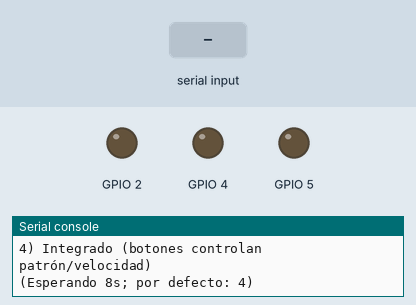
This program was run on a simulated ESP32 board running MicroPython. Parts: output pins drawn as LEDs (lit = HIGH), the last lines printed to the serial console. Dashed ring = blinking. The inputs (shaded band) are chosen by the test bench.

Above: at 1.2 s.
1.3 s: "2" typed at the serial console, then Enter
At 4.7 s:
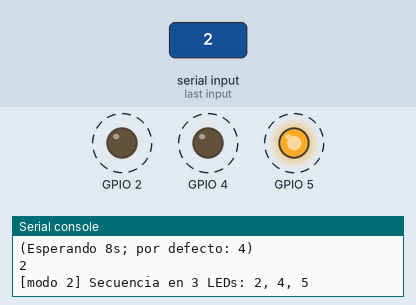
4.8 s: "exit" typed at the serial console, then Enter
At 5.4 s:
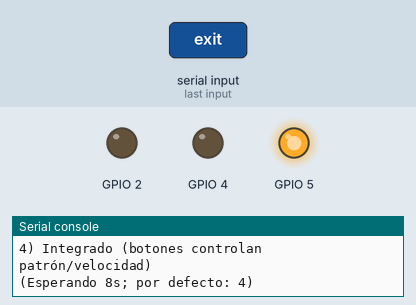
6.4 s: "1" typed at the serial console, then Enter
At 7.1 s:
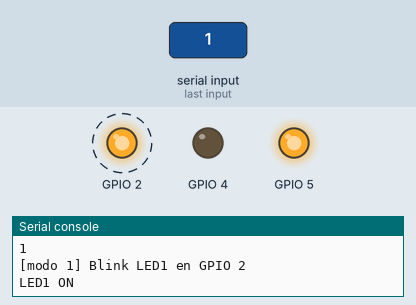
Timing chart, 0 to 16.0 s (numbered marks = the images above; inputs shaded):
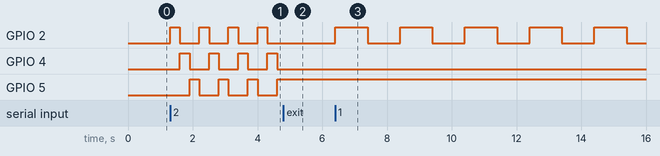

The program:

main.py
```python
"""
Programa principal (main.py) — ESP32 + MicroPython

Incluye:
  - Paso 4/5: 3 salidas (LEDs) y lectura de entradas (2 botones con pull-up)
  - Paso 6: Integración de todo
  - Menú por monitor serial para seleccionar el modo a ejecutar

Atajos del REPL durante la ejecución:
  - Escribe 'm' + ENTER para volver al menú.

Nota: Ajusta los pines a tu placa si es necesario.
"""

try:
    from machine import Pin
except ImportError:  # editor/PC
    class Pin:
        IN = 1; OUT = 2; PULL_UP = 3
        def __init__(self, *a, **kw): pass
        def value(self, v=None): return 0
try:
    import utime as time  # MicroPython
except ImportError:  # editor/PC
    import time
import sys
try:
    import uselect  # Para lectura no bloqueante desde el REPL
except ImportError:
    # Algunos analizadores locales pueden no encontrar este módulo; en la placa sí existe.
    uselect = None

# Compatibilidad en editores/PC: polyfills mínimos
if not hasattr(time, "sleep_ms"):
    def _sleep_ms(ms):
        time.sleep(ms / 1000.0)
    time.sleep_ms = _sleep_ms  # type: ignore

if not hasattr(time, "ticks_ms"):
    def _ticks_ms():
        return int(time.time() * 1000)
    time.ticks_ms = _ticks_ms  # type: ignore

if not hasattr(time, "ticks_diff"):
    def _ticks_diff(a, b):
        return a - b
    time.ticks_diff = _ticks_diff  # type: ignore

# ==========================
# Configuración de pines
# ==========================

# LEDs (salidas)
LED1_PIN = 2   # LED integrado habitual
LED2_PIN = 4   # Cambia si tu placa usa otros pines disponibles
LED3_PIN = 5

# Botones (entradas con pull-up)
BTN1_PIN = 13
BTN2_PIN = 14

LED_ON_LEVEL = 1  # 1 si el LED enciende con nivel alto; 0 para activo-bajo


def make_led(pin_no):
    return Pin(pin_no, Pin.OUT, value=0 if LED_ON_LEVEL else 1)


def make_button(pin_no):
    # Pull-up interno; botón a GND => pulsado (nivel 0)
    return Pin(pin_no, Pin.IN, Pin.PULL_UP)


led1 = make_led(LED1_PIN)
led2 = make_led(LED2_PIN)
led3 = make_led(LED3_PIN)
btn1 = make_button(BTN1_PIN)
btn2 = make_button(BTN2_PIN)


# ==========================
# Utilidades REPL / Menú
# ==========================

def _new_poll():
    if uselect is None:
        return None
    p = uselect.poll()
    try:
        p.register(sys.stdin, uselect.POLLIN)
    except Exception:
        return None
    return p


def read_line_timeout(timeout_ms=0, poll_obj=None):
    """Lee una línea del REPL con timeout; devuelve str o None."""
    if uselect is None:
        # Sin uselect no hay lectura no bloqueante; evita bloqueo devolviendo None
        return None
    p = poll_obj or _new_poll()
    if p is None:
        return None
    res = p.poll(timeout_ms)
    if res:
        try:
            line = sys.stdin.readline()
            return line.strip() if line else None
        except Exception:
            return None
    return None


def flush_input(poll_obj=None):
    # Limpia cualquier entrada pendiente para no arrastrar comandos anteriores
    if uselect is None:
        return
    p = poll_obj or _new_poll()
    if p is None:
        return
    while True:
        res = p.poll(0)
        if not res:
            break
        try:
            _ = sys.stdin.readline()
        except Exception:
            break


def menu_select(timeout_s=8):
    print("\n=== Menú de modos (elige una opción y ENTER) ===")
    print("1) Blink LED1")
    print("2) Secuencia 3 LEDs (chaser)")
    print("3) Monitor de entradas (BTN1/BTN2)")
    print("4) Integrado (botones controlan patrón/velocidad)")
    print("(Esperando {}s; por defecto: 4)".format(timeout_s))
    poll = _new_poll()
    flush_input(poll)

    # Cuenta atrás sencilla
    for _ in range(timeout_s):
        line = read_line_timeout(1000, poll)
        if line:
            sel = line.strip().lower()
            if sel in ("1", "2", "3", "4"):
                return int(sel)
            print("Entrada no válida: {}".format(sel))
            print("Selecciona 1, 2, 3 o 4:")
    return 4  # por defecto integrado


def check_menu_break(poll_obj=None):
    """Devuelve True si el usuario escribe 'm' o 'menu' para volver al menú."""
    line = read_line_timeout(0, poll_obj)
    if not line:
        return False
    s = line.strip().lower()
    return s in ("m", "menu", "q", "exit")


# ==========================
# Subrutinas (modos)
# ==========================

def set_all_leds(v):
    led1.value(LED_ON_LEVEL if v else (0 if LED_ON_LEVEL else 1))
    led2.value(LED_ON_LEVEL if v else (0 if LED_ON_LEVEL else 1))
    led3.value(LED_ON_LEVEL if v else (0 if LED_ON_LEVEL else 1))


def blink_led1(period_s=1.0):
    print("[modo 1] Blink LED1 en GPIO {}".format(LED1_PIN))
    poll = _new_poll()
    state = False
    try:
        while True:
            if check_menu_break(poll):
                print("Volviendo al menú…")
                return
            state = not state
            led1.value(LED_ON_LEVEL if state else (0 if LED_ON_LEVEL else 1))
            print("LED1 {}".format("ON" if state else "OFF"))
            time.sleep(period_s)
    except KeyboardInterrupt:
        print("Interrumpido. Volviendo al menú…")


def chaser(period_s=0.3):
    print("[modo 2] Secuencia en 3 LEDs: {}, {}, {}".format(LED1_PIN, LED2_PIN, LED3_PIN))
    poll = _new_poll()
    leds = [led1, led2, led3]
    idx = 0
    try:
        while True:
            if check_menu_break(poll):
                print("Volviendo al menú…")
                return
            # Apaga todos y enciende uno
            for l in leds:
                l.value(0 if LED_ON_LEVEL else 1)
            leds[idx].value(LED_ON_LEVEL)
            idx = (idx + 1) % len(leds)
            time.sleep(period_s)
    except KeyboardInterrupt:
        print("Interrumpido. Volviendo al menú…")


def monitor_inputs(sample_ms=200):
    print("[modo 3] Monitor de entradas BTN1={} BTN2={} (pull-up, activo LOW)".format(BTN1_PIN, BTN2_PIN))
    poll = _new_poll()
    try:
        while True:
            if check_menu_break(poll):
                print("Volviendo al menú…")
                return
            b1 = 0 if btn1.value() == 0 else 1  # 0=pressed
            b2 = 0 if btn2.value() == 0 else 1
            # Refleja en LED2/LED3 (encendido si pulsado)
            led2.value(LED_ON_LEVEL if btn1.value() == 0 else (0 if LED_ON_LEVEL else 1))
            led3.value(LED_ON_LEVEL if btn2.value() == 0 else (0 if LED_ON_LEVEL else 1))
            print("BTN1={} BTN2={}".format("PRESSED" if b1 == 0 else "RELEASED", "PRESSED" if b2 == 0 else "RELEASED"))
            time.sleep_ms(sample_ms)
    except KeyboardInterrupt:
        print("Interrumpido. Volviendo al menú…")


def integrated_mode():
    """
    Modo integrado (paso 6):
      - BTN1 (activo LOW) alterna el patrón: chaser <-> parpadeo conjunto
      - BTN2 cicla la velocidad: [0.2, 0.5, 1.0] s
    """
    print("[modo 4] Integrado: BTN1=patrón, BTN2=velocidad. Escribe 'm' + ENTER para menú.")
    poll = _new_poll()

    speeds = [0.2, 0.5, 1.0]
    speed_idx = 1
    pattern = 0  # 0=chaser, 1=blink all

    last_b1 = btn1.value()
    last_b2 = btn2.value()
    last_toggle = time.ticks_ms()

    pos = 0
    try:
        while True:
            if check_menu_break(poll):
                print("Volviendo al menú…")
                return

            # Lectura con debounce sencillo (detección de flanco)
            now = time.ticks_ms()
            b1 = btn1.value()
            b2 = btn2.value()
            changed = False

            if b1 != last_b1 and time.ticks_diff(now, last_toggle) > 120:
                last_toggle = now
                last_b1 = b1
                if b1 == 0:  # pulsado
                    pattern ^= 1
                    print("Pattern -> {}".format("blink-all" if pattern else "chaser"))
                    changed = True

            if b2 != last_b2 and time.ticks_diff(now, last_toggle) > 120 and not changed:
                last_toggle = now
                last_b2 = b2
                if b2 == 0:  # pulsado
                    speed_idx = (speed_idx + 1) % len(speeds)
                    print("Speed -> {} s".format(speeds[speed_idx]))

            # Ejecuta patrón
            s = speeds[speed_idx]
            if pattern == 0:
                # chaser
                leds = [led1, led2, led3]
                for l in leds:
                    l.value(0 if LED_ON_LEVEL else 1)
                leds[pos].value(LED_ON_LEVEL)
                pos = (pos + 1) % len(leds)
            else:
                # blink all
                v = 1 if (now // int(s * 1000)) % 2 == 0 else 0
                set_all_leds(v)

            time.sleep(s)
    except KeyboardInterrupt:
        print("Interrumpido. Volviendo al menú…")


def main():
    print("[main] ESP32 listo. Escribe 'm' en cualquier modo para volver al menú.")
    while True:
        sel = menu_select()
        if sel == 1:
            blink_led1()
        elif sel == 2:
            chaser()
        elif sel == 3:
            monitor_inputs()
        else:
            integrated_mode()


if __name__ == "__main__":
    main()
```

boot.py
```python
"""
boot.py — se ejecuta al arranque de la placa (antes de main.py)

Mantenerlo ligero: ideal para configuración básica. Aquí solo
mostramos un mensaje para verificar el inicio.
"""

try:
	print("[boot] Sistema iniciando… (ESP32 + MicroPython) P1")
except Exception as e:
	# Evita que un fallo aquí bloquee el arranque
	pass
```

Measured:
- after the input at 1.3 s, GPIO 2: alternates HIGH for 0.30 s and LOW for 0.60 s, starting at once; GPIO 4: alternates HIGH for 0.30 s and LOW for 0.60 s, starting after 0.30 s; GPIO 5: alternates HIGH for 0.30 s and LOW for 0.60 s, starting after 0.60 s
- after the input at 4.8 s, GPIO 2: stops changing and stays LOW; GPIO 4: stays LOW (without the input it goes to HIGH after 0.41 s); GPIO 5: stays HIGH (without the input it goes to LOW after 0.11 s)
- after the input at 6.4 s, GPIO 2: alternates HIGH for 1.0 s and LOW for 1.0 s, starting at once; GPIO 4: stops changing and stays LOW; GPIO 5: stops changing and stays HIGH
